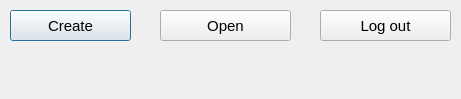
<?xml version="1.0" encoding="UTF-8"?>
<ui version="4.0">
 <class>Dialog</class>
 <widget class="QDialog" name="Dialog">
  <property name="geometry">
   <rect>
    <x>0</x>
    <y>0</y>
    <width>461</width>
    <height>99</height>
   </rect>
  </property>
  <property name="windowTitle">
   <string>Dialog</string>
  </property>
  <widget class="QPushButton" name="pushButton">
   <property name="geometry">
    <rect>
     <x>10</x>
     <y>10</y>
     <width>121</width>
     <height>31</height>
    </rect>
   </property>
   <property name="font">
    <font>
     <pointsize>11</pointsize>
    </font>
   </property>
   <property name="text">
    <string>Create</string>
   </property>
  </widget>
  <widget class="QPushButton" name="pushButton_2">
   <property name="geometry">
    <rect>
     <x>160</x>
     <y>10</y>
     <width>131</width>
     <height>31</height>
    </rect>
   </property>
   <property name="font">
    <font>
     <pointsize>11</pointsize>
    </font>
   </property>
   <property name="text">
    <string>Open</string>
   </property>
  </widget>
  <widget class="QPushButton" name="pushButton_l">
   <property name="geometry">
    <rect>
     <x>320</x>
     <y>10</y>
     <width>131</width>
     <height>31</height>
    </rect>
   </property>
   <property name="font">
    <font>
     <pointsize>11</pointsize>
    </font>
   </property>
   <property name="text">
    <string>Log out</string>
   </property>
  </widget>
 </widget>
 <resources/>
 <connections/>
</ui>
